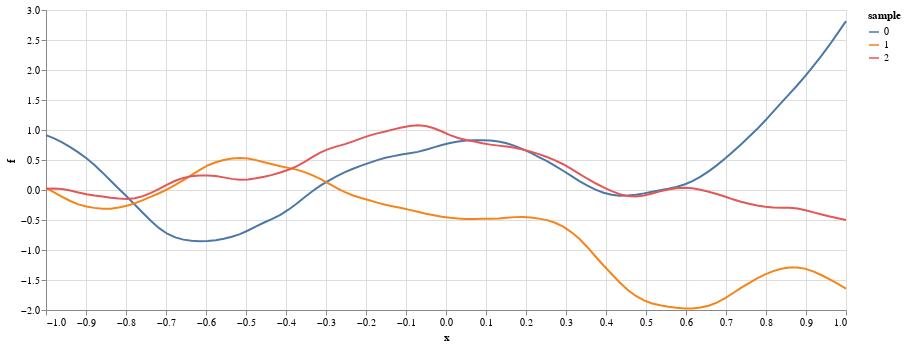

The code cell stored with this chart in its notebook:
### Markdown cell above
We can see that there are many wasted measurements in locations where we are reasonably sure the maximum is not located.
In addition it is still difficult to be sure where the chimney is.

How can we do better?

## Bayesian optimisation
This is where Bayesian optimisation comes in.

Bayesian optimisation (BO) requires:
- a prior on the underlying function to be optimised (some understanding of how houses are buried)
- a prior on the measurement error (some understanding of how good Rudolph is at measuring depth)

Using some underlying theory, Bayesian optimisation then iterates around the following loop:
- choose the next measurement location so as to minimise the total number of measurements required (the acquisition function)
- ask the black-box function for a noisy measurement at that location
- update its model of the underlying function and measurement error (computes a posterior given prior and data)

Some stopping criterion is used to avoid iterating indefinitely.
Bayesian optimisation returns the posterior for the underlying function to use as you see fit.
In particular you may wish to obtain a posterior over the location of the maximum of the function.

## Optimisation guessing game
However, before we try Bayesian optimisation, we will try to optimise a black-box function ourselves.
Your task will be to find the maximum of the underlying function using as few function evaluations as possible.

Unfortunately we do not have a suitable Bayesian model for house skylines so we will use a Gaussian process prior on functions instead.
Some typical functions are shown below to give you an idea how the prior behaves.

### Code cell
blackbox1 = bb.GPBlackBox(ndim=1)
xx = blackbox1.xgrid(npoints=100)[:, 0]
prior_samples = pd.concat([
    pd.DataFrame(dict(x=xx, f=bb.prior_draw(blackbox1.kernel, xx), sample=s))
    for s in range(3)])
prior_chart = (
    alt.Chart(prior_samples)
    .mark_line()
    .encode(x='x', y='f', color='sample:N'))
prior_chart.properties(width=800, height=300)

### Figure 1 — Vega-Lite specification as saved in the notebook (floating-point values rounded to 4 significant figures; data arrays with more than 128 entries replaced by an {"elided": "..."} marker saying what was removed)
{"config": {"view": {"continuousWidth": 400, "continuousHeight": 300}}, "data": {"name": "data-ec1f233105c9cb5719b8a4b7dfa1da82"}, "mark": "line", "encoding": {"color": {"type": "nominal", "field": "sample"}, "x": {"type": "quantitative", "field": "x"}, "y": {"type": "quantitative", "field": "f"}}, "height": 300, "width": 800, "$schema": "https://vega.github.io/schema/vega-lite/v4.8.1.json", "datasets": {"data-ec1f233105c9cb5719b8a4b7dfa1da82": {"elided": "300 records"}}}
